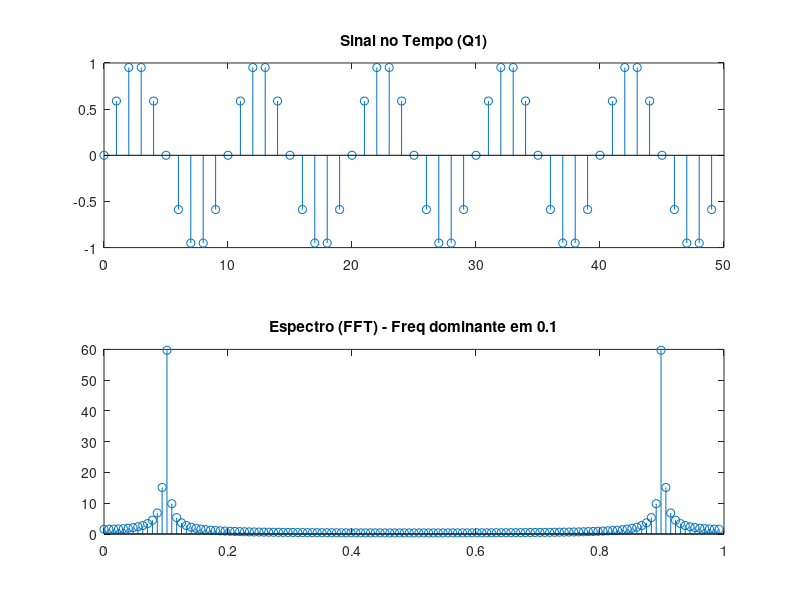
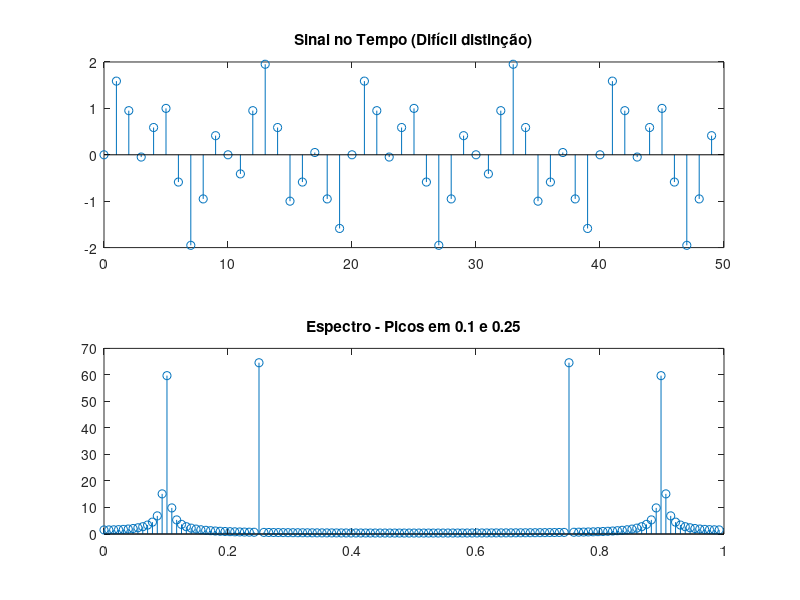
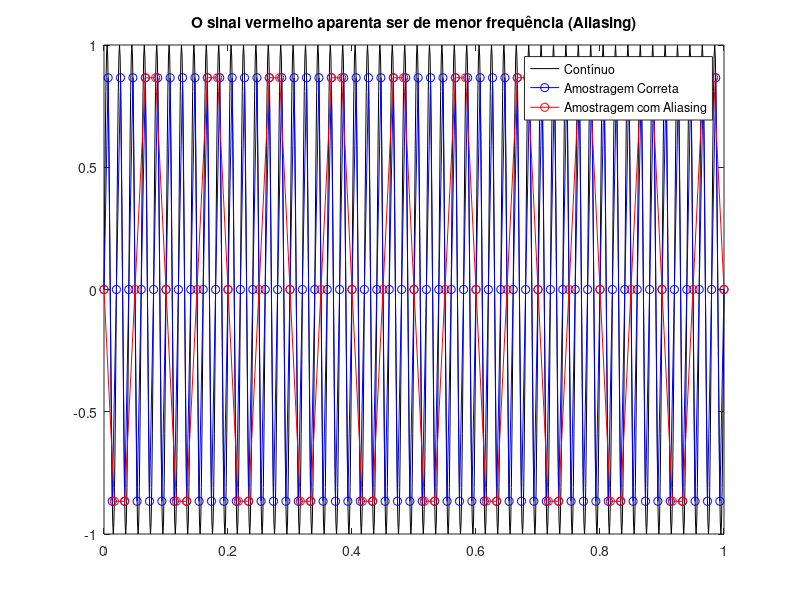
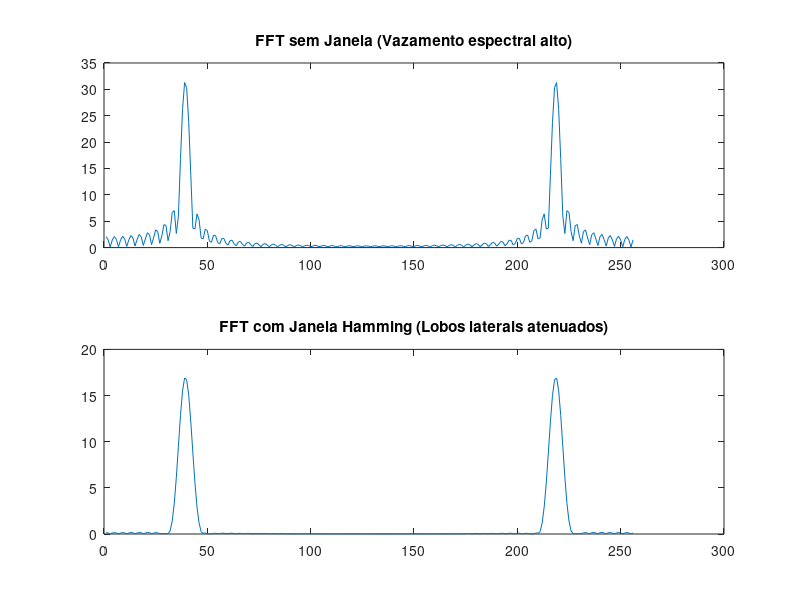

Write the MATLAB code that produced these figures, in order.
% ESTUDO DIRIGIDO - PARTE 3: Análise no Domínio da Frequência
% Resolução das 10 Questões de Simulação
clc; close all;
graphics_toolkit('qt');

%% Questão 1: Senoide f0 = 0.1 e N = 128
N = 128;
n = 0:N-1;
f0 = 0.1;
x1 = sin(2*pi*f0*n);

X1 = abs(fft(x1));
freq_axis = (0:N-1)/N; % Eixo de frequência normalizada

figure('Name', 'Questão 1');
subplot(2,1,1); stem(n(1:50), x1(1:50)); title('Sinal no Tempo (Q1)');
subplot(2,1,2); stem(freq_axis, X1); title('Espectro (FFT) - Freq dominante em 0.1');

%% Questão 2: Soma de duas senoides
f1 = 0.1; f2 = 0.25;
x2 = sin(2*pi*f1*n) + sin(2*pi*f2*n);
X2 = abs(fft(x2));

figure('Name', 'Questão 2');
subplot(2,1,1); stem(n(1:50), x2(1:50)); title('Sinal no Tempo (Difícil distinção)');
subplot(2,1,2); stem(freq_axis, X2); title('Espectro - Picos em 0.1 e 0.25');

%% Questão 3: Aliasing
t = 0:0.001:1; % Tempo contínuo simulado
f_real = 50;   % Frequencia de 50 Hz
x_cont = sin(2*pi*f_real*t);

fs_boa = 150; % Acima de Nyquist
ts_boa = 0:1/fs_boa:1;
x_boa = sin(2*pi*f_real*ts_boa);

fs_ruim = 60; % Abaixo de Nyquist (Aliasing)
ts_ruim = 0:1/fs_ruim:1;
x_ruim = sin(2*pi*f_real*ts_ruim);

figure('Name', 'Questão 3: Aliasing');
plot(t, x_cont, 'k', ts_boa, x_boa, 'bo-', ts_ruim, x_ruim, 'ro-');
legend('Contínuo', 'Amostragem Correta', 'Amostragem com Aliasing');
title('O sinal vermelho aparenta ser de menor frequência (Aliasing)');

%% Questão 4: Janelamento (Vazamento Espectral)
n4 = 0:63;
x4 = sin(2*pi*0.15*n4); % Frequencia não múltipla da janela (gera vazamento)
X4_no_window = abs(fft(x4, 256)); % Zero-padding para melhor visualização

w = 0.54 - 0.46*cos(2*pi*n4/63); % Janela de Hamming matemática
x4_windowed = x4 .* w;
X4_windowed = abs(fft(x4_windowed, 256));

figure('Name', 'Questão 4: Janelamento');
subplot(2,1,1); plot(X4_no_window); title('FFT sem Janela (Vazamento espectral alto)');
subplot(2,1,2); plot(X4_windowed); title('FFT com Janela Hamming (Lobos laterais atenuados)');

%% Questão 5: Senoide com Ruído Aditivo
ruido = 2 * randn(1, N); % Ruído forte
x5 = x1 + ruido;
X5 = abs(fft(x5));

figure('Name', 'Questão 5: Sinal e Ruído');
subplot(2,1,1); plot(n, x5); title('Tempo: Impossível ver a senoide');
subplot(2,1,2); plot(freq_axis, X5); title('Frequência: Pico em 0.1 permanece visível');

%% Questão 6: DFT Direta vs FFT
N6 = 16;
n6 = 0:N6-1;
x6 = rand(1, N6);

% DFT Manual
X_dft = zeros(1, N6);
for k = 0:N6-1
    for i = 0:N6-1
        X_dft(k+1) = X_dft(k+1) + x6(i+1) * exp(-1i*2*pi*k*i/N6);
    end
end
X_fft = fft(x6);

% Validação matemática no terminal
disp('Questão 6: Diferença máxima entre DFT manual e FFT nativa:');
disp(max(abs(X_dft - X_fft))); % Deve ser um valor minúsculo (próximo de zero)

% Geração do Gráfico para comparar visualmente
figure('Name', 'Questão 6: DFT Direta vs FFT');
subplot(2,1,1); 
stem(n6, abs(X_dft), 'b', 'filled'); 
title('Espectro calculado via DFT Manual (Equação)');
xlabel('Índice de Frequência (k)'); ylabel('Magnitude');
grid on;

subplot(2,1,2); 
stem(n6, abs(X_fft), 'r', 'filled'); 
title('Espectro calculado via algoritmo nativo FFT');
xlabel('Índice de Frequência (k)'); ylabel('Magnitude');
grid on;

%% Questão 7: Transformada Z e Estabilidade (H(z) = 1 / (1 - 0.8z^-1))
% Resposta ao impulso equivale a aplicar um impulso na equação de diferenças
n7 = 0:30;
impulso = n7 == 0;
h7 = filter(1, [1 -0.8], impulso);

figure('Name', 'Questão 7: Estabilidade');
stem(n7, h7); title('Resposta ao Impulso h[n]: O sistema é ESTÁVEL (decai para zero)');

%% Questão 8: Resolução Espectral (Número de Amostras)
f0_8 = 0.12;
n_curto = 0:31; x_curto = sin(2*pi*f0_8*n_curto);
n_longo = 0:255; x_longo = sin(2*pi*f0_8*n_longo);

figure('Name', 'Questão 8: Resolução');
subplot(2,1,1); stem(abs(fft(x_curto))); title('N=32 (Picos largos, baixa resolução)');
subplot(2,1,2); stem(abs(fft(x_longo))); title('N=256 (Pico fino, alta resolução espectral)');

%% Questão 9: Frequência Principal e Harmônica (Vibração Mecânica)
x9 = sin(2*pi*0.1*n) + 0.4*sin(2*pi*0.2*n) + 0.1*sin(2*pi*0.3*n);
X9 = abs(fft(x9));

figure('Name', 'Questão 9: Harmônicas');
stem(freq_axis(1:N/2), X9(1:N/2)); title('Diagnóstico: Fundamental em 0.1, Harmônicas em 0.2 e 0.3');

%% Questão 10: Aplicação em Sinal Real Simulado
% Simulando a vibração de um motor com uma falha no rolamento
t_motor = 0:0.005:2;
motor_normal = 1.5 * sin(2*pi*30*t_motor); % Rotação base 30Hz
falha_rolamento = 0.8 * sin(2*pi*120*t_motor); % Impactos periódicos
ruido_chao = 0.5 * randn(1, length(t_motor));

sinal_real = motor_normal + falha_rolamento + ruido_chao;
Espectro_real = abs(fft(sinal_real));
freqs_motor = linspace(0, 1/(2*0.005), length(t_motor)/2);

figure('Name', 'Questão 10: Diagnóstico de Máquina');
subplot(2,1,1); plot(t_motor, sinal_real); title('Acelerômetro no Motor (Domínio do Tempo)');
subplot(2,1,2); plot(freqs_motor, Espectro_real(1:length(freqs_motor))); 
title('Espectro (FFT): Revela pico da falha em 120Hz sob o ruído');
xlim([0 150]);

disp('Pressione Enter no terminal para finalizar os gráficos.');
pause;
